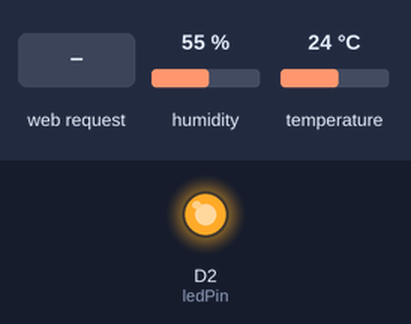
Recording of a sketch running on a simulated ESP8266 (NodeMCU). Parts: output pins drawn as LEDs (lit = HIGH). The inputs (shaded band) are chosen by the test bench; at power-on: humidity 55 %, temperature 24 °C. WiFi joins after 1.5 s; servers stay silent unless stated; not simulated (calls return 0 or success): credentials.h; what the sketch prints to the serial monitor is not drawn.

Above: at 3.2 s.
3.3 s: HTTP request GET /LED=ON received
At 3.6 s:
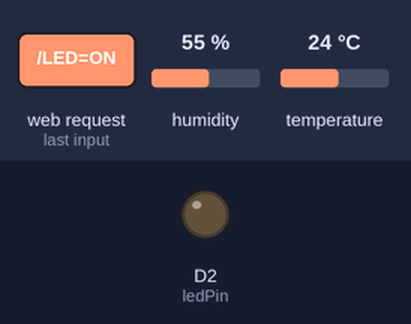
4.8 s: HTTP request GET /LED=OFF received
At 5.9 s:
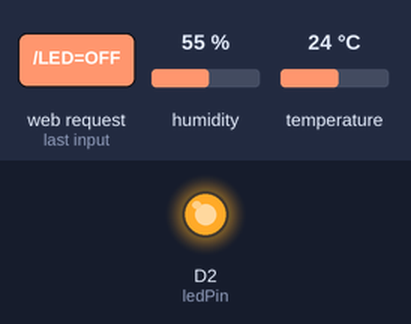
6.3 s: HTTP request GET /LED=2MINS received
At 7.1 s:
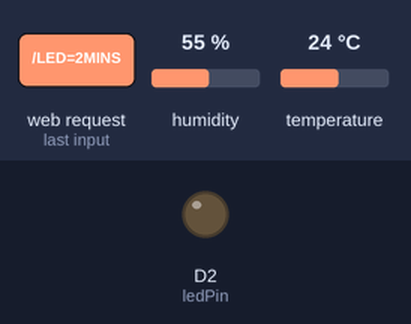
Timing chart, 0 to 9.3 s (numbered marks = the images above; inputs shaded):
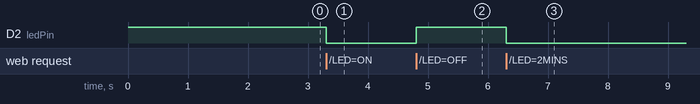

The sketch:

dht22_led_web.ino
```cpp
#include <ESP8266WiFi.h>
#include <ESPAsyncWebServer.h>
#include <DHT.h>
#include <ElegantOTA.h>  // Include ElegantOTA library
#include "credentials.h"

// Pins
const int ledPin = D2;
const int dhtPin = D4;

// DHT sensor setup
#define DHTTYPE DHT22
DHT dht(dhtPin, DHTTYPE);

// Server instance
AsyncWebServer server(80);

// Global variables
bool timerActive = false;
unsigned long timerStart = 0;
String ledState = "OFF";
float temperature = 0.0;
float humidity = 0.0;

// Update DHT sensor values
void readDHT() {
  temperature = dht.readTemperature();
  humidity = dht.readHumidity();

  if (isnan(temperature) || isnan(humidity)) {
    Serial.println("Failed to read from DHT sensor!");
  }
}

void setup() {
  // Initialize serial
  Serial.begin(115200);

  // Initialize LED pin
  pinMode(ledPin, OUTPUT);
  digitalWrite(ledPin, HIGH);

  // Initialize DHT sensor
  dht.begin();

  // Connect to Wi-Fi
  Serial.println("Connecting to Wi-Fi...");
  WiFi.begin(ssid, password);
  while (WiFi.status() != WL_CONNECTED) {
    delay(1000);
    Serial.print(".");
  }
  Serial.println("\nWi-Fi connected!");
  Serial.print("IP address: ");
  Serial.println(WiFi.localIP());

  // Initialize ElegantOTA
  ElegantOTA.begin(&server);  // Enable OTA updates via the server

  // Configure server routes
  server.on("/", HTTP_GET, [](AsyncWebServerRequest *request) {
    String html = "<!DOCTYPE HTML><html><head>";
    html += "<meta charset=\"UTF-8\">"; // Ensure the page uses UTF-8 encoding
    html += "<style>";
    html += "body { font-family: Arial, sans-serif; text-align: center; margin-top: 50px; }";
    html += "button { padding: 15px 30px; font-size: 18px; margin: 10px; cursor: pointer; }";
    html += "button:hover { background-color: #ddd; }";
    html += ".status { font-size: 20px; margin-top: 20px; color: #333; }";
    html += "</style></head><body>";
    html += "<h1>ESP8266 LED & DHT22 Control</h1>";
    html += "<p><a href=\"/LED=ON\"><button style=\"background-color: #4CAF50; color: white;\">Turn LED ON</button></a></p>";
    html += "<p><a href=\"/LED=OFF\"><button style=\"background-color: #f44336; color: white;\">Turn LED OFF</button></a></p>";
    html += "<p><a href=\"/LED=2MINS\"><button style=\"background-color: #2196F3; color: white;\">Turn LED ON for 2 Minutes</button></a></p>";
    html += "<p class=\"status\">LED Status: <strong>" + ledState + "</strong></p>";
    html += "<h2>Temperature & Humidity</h2>";
    html += "<p>Temperature: " + String(temperature) + "&deg;C</p>"; // Use &deg; for degree symbol
    html += "<p>Humidity: " + String(humidity) + "%</p>";
    html += "<script>setTimeout(() => { location.reload(); }, 5000);</script>";
    html += "</body></html>";
    request->send(200, "text/html", html);
  });

  server.on("/LED=ON", HTTP_GET, [](AsyncWebServerRequest *request) {
    digitalWrite(ledPin, LOW);
    ledState = "ON";
    timerActive = false;
    request->redirect("/");
  });

  server.on("/LED=OFF", HTTP_GET, [](AsyncWebServerRequest *request) {
    digitalWrite(ledPin, HIGH);
    ledState = "OFF";
    timerActive = false;
    request->redirect("/");
  });

  server.on("/LED=2MINS", HTTP_GET, [](AsyncWebServerRequest *request) {
    digitalWrite(ledPin, LOW);
    ledState = "ON (2 Minutes)";
    timerActive = true;
    timerStart = millis();
    request->redirect("/");
  });

  // Start server
  server.begin();
}

void loop() {
  // Handle 120-second timer
  if (timerActive && millis() - timerStart >= 120000) {
    digitalWrite(ledPin, HIGH);
    ledState = "OFF";
    timerActive = false;
    Serial.println("Timer completed, LED turned off.");
  }

  // Update DHT values every 5 seconds
  static unsigned long lastDHTRead = 0;
  if (millis() - lastDHTRead >= 5000) {
    readDHT();
    lastDHTRead = millis();
  }

  // Handle OTA requests
  ElegantOTA.loop();  // Process OTA requests
}
```

Measured:
- after the input at 3.3 s, D2 (ledPin): HIGH → LOW at once
- after the input at 4.8 s, D2 (ledPin): LOW → HIGH at once
- after the input at 6.3 s, D2 (ledPin): HIGH → LOW at once
